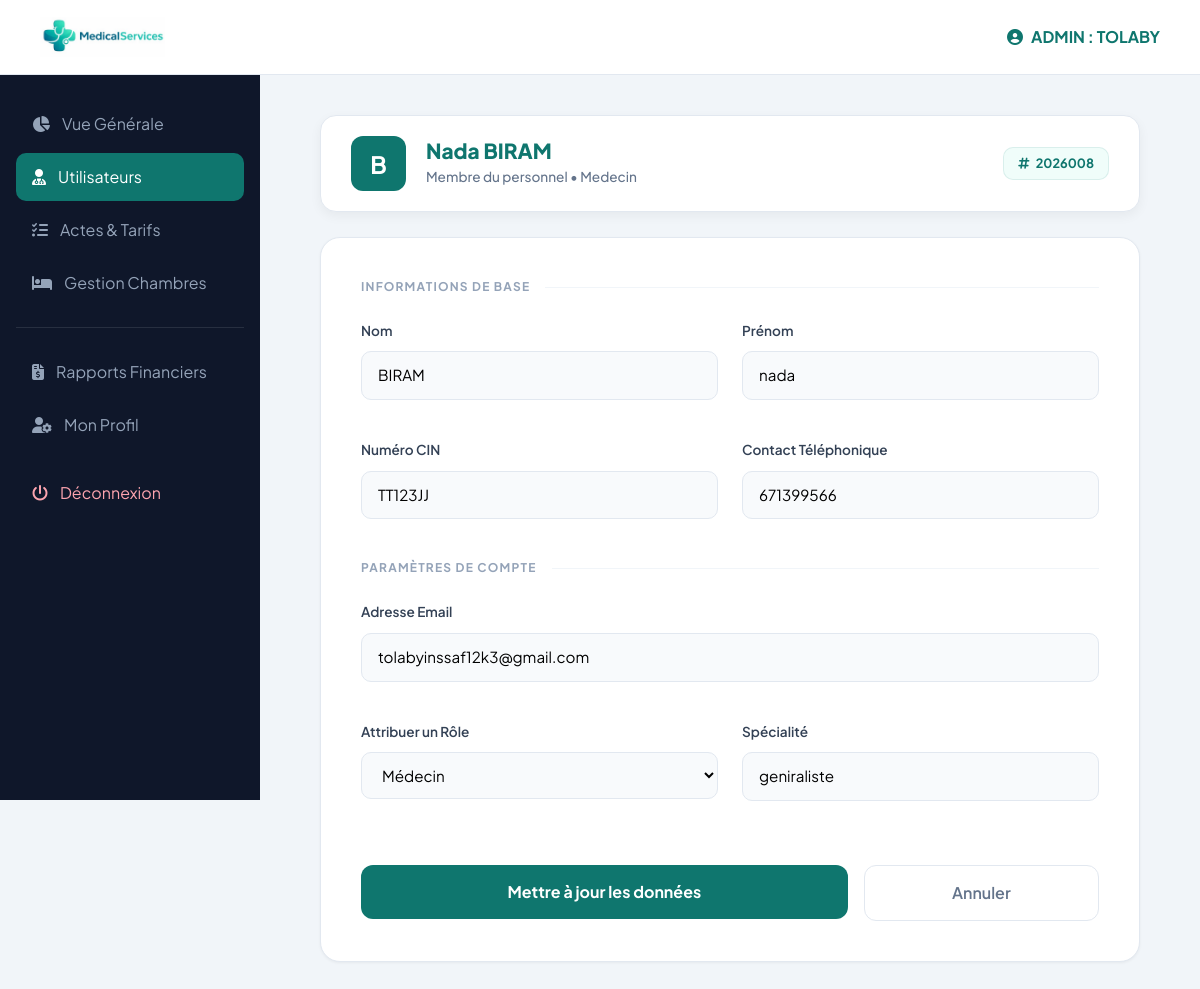
The page /connexion_admin/modifier_utilisateur.php?id=13 (signed in) on the database its author committed.
### tables this page shows
CREATE TABLE `utilisateurs` (
  `id_user` int(11) NOT NULL,
  `cin` varchar(255) NOT NULL,
  `matricule` varchar(255) NOT NULL,
  `nom` varchar(50) DEFAULT NULL,
  `prenom` varchar(50) DEFAULT NULL,
  `email` varchar(50) DEFAULT NULL,
  `mot_de_passe` varchar(255) DEFAULT NULL,
  `telephone` int(11) NOT NULL,
  `adresse` text NOT NULL,
  `photo` varchar(255) NOT NULL DEFAULT '''default_avatar.png''',
  `role` enum('infirmier','admin','medecin','secretaire') DEFAULT NULL,
  `specialite` varchar(255) NOT NULL DEFAULT 'Généraliste',
  `statut_compte` enum('actif','suspendu','conge') NOT NULL,
  `date_embauche` date NOT NULL DEFAULT current_timestamp(),
  `derniere_connexion` datetime DEFAULT NULL,
  `created_at` timestamp NOT NULL DEFAULT current_timestamp()
);

### connexion_admin/modifier_utilisateur.php (the view, shortened to what this page needs)
<?php
include("../config/connexion.php");
$user_id = $_SESSION['user_id'];
$stmt_admin = $pdo->prepare("SELECT nom, prenom FROM utilisateurs WHERE id_user = ?");
$stmt_admin->execute([$user_id]);
$admin = $stmt_admin->fetch(PDO::FETCH_ASSOC);
$id_edit = (int)$_GET['id'];
$stmt = $pdo->prepare("SELECT * FROM utilisateurs WHERE id_user = ?");
$stmt->execute([$id_edit]);
$user = $stmt->fetch(PDO::FETCH_ASSOC);
?>
<!DOCTYPE html>
<html lang="fr">
<head>
    <link rel="stylesheet" href="https://cdnjs.cloudflare.com/ajax/libs/font-awesome/6.5.0/css/all.min.css">
    <link href="https://cdn.jsdelivr.net/npm/bootstrap@5.3.2/dist/css/bootstrap.min.css" rel="stylesheet">
</head>
<body>
<header>
    <img src="../images/logo_app2.png" alt="Logo" style="height: 40px;">
    <div class="user-pill d-flex align-items-center gap-2" style="color: var(--primary); font-weight: 700;">
        <i class="fa-solid fa-circle-user"></i>
        <span>ADMIN : <?= strtoupper($admin['nom']) ?></span>
    </div>
</header>
 <aside class="sidebar">
        <a href="dashboard_admin.php" ><i class="fa-solid fa-chart-pie"></i> Vue Générale</a>
        <a href="utilisateurs.php" class="active"><i class="fa-solid fa-user-md"></i> Utilisateurs</a>
        <a href="prestations.php" ><i class="fa-solid fa-list-check"></i> Actes & Tarifs</a>
        <a href="chambres.php"><i class="fa-solid fa-bed"></i> Gestion Chambres</a>
        <div style="height: 1px; background: rgba(255,255,255,0.1); margin: 20px 0;"></div>
        <a href="facturation_list.php"><i class="fa-solid fa-file-invoice-dollar"></i> Rapports Financiers</a>
        <a href="profil.php" class="<?= basename($_SERVER['PHP_SELF']) == 'profil.php' ? 'active' : '' ?>">
        <i class="fa-solid fa-user-gear"></i> Mon Profil
        </a>
        <a href="../logout.php" style="color: #fda4af; margin-top: 20px;"><i class="fa-solid fa-power-off"></i> Déconnexion</a>
    </aside>
<div class="main-wrapper">
    <main class="content-container">
        <div class="profile-sticky-card">
            <div class="profile-info-left">
                <div class="profile-avatar">
                    <?= strtoupper(substr($user['nom'], 0, 1)) ?>
                </div>
                <div class="profile-details">
                    <h2><?= htmlspecialchars($user['prenom'] . ' ' . $user['nom']) ?></h2>
                    <span class="role-indicator">Membre du personnel • <?= ucfirst($user['role']) ?></span>
                </div>
            </div>
            <div class="matricule-badge">
                <i class="fa-solid fa-hashtag me-1"></i> <?= $user['matricule'] ?>
            </div>
        </div>
        <div class="form-card">
            <form method="POST" class="form-body">
                <span class="form-section-title">Informations de base</span>
                <div class="row mb-4">
                    <div class="col-md-6 mb-3">
                        <label>Nom</label>
                        <input type="text" name="nom" value="<?= htmlspecialchars($user['nom']) ?>" required>
                    </div>
                    <div class="col-md-6 mb-3">
                        <label>Prénom</label>
                        <input type="text" name="prenom" value="<?= htmlspecialchars($user['prenom']) ?>" required>
                    </div>
                </div>
                <div class="row mb-4">
                    <div class="col-md-6 mb-3">
                        <label>Numéro CIN</label>
                        <input type="text" name="cin" value="<?= htmlspecialchars($user['cin']) ?>" required>
                    </div>
                    <div class="col-md-6 mb-3">
                        <label>Contact Téléphonique</label>
                        <input type="text" name="telephone" value="<?= htmlspecialchars($user['telephone']) ?>" required>
                    </div>
                </div>
                <span class="form-section-title">Paramètres de compte</span>
                <div class="row mb-4">
                    <div class="col-md-12 mb-3">
                        <label>Adresse Email</label>
                        <input type="email" name="email" value="<?= htmlspecialchars($user['email']) ?>" required>
                    </div>
                </div>
                <div class="row mb-5">
                    <div class="col-md-6 mb-3">
                        <label>Attribuer un Rôle</label>
                        <select name="role" id="role" onchange="checkRole()">
                            <option value="medecin" <?= $user['role'] == 'medecin' ? 'selected' : '' ?>>Médecin</option>
                        </select>
                    </div>
                    <div class="col-md-6 mb-3" id="specDiv" style="display: <?= $user['role'] == 'medecin' ? 'block' : 'none' ?>;">
                        <label>Spécialité</label>
                        <input type="text" name="specialite" value="<?= htmlspecialchars($user['specialite']) ?>" placeholder="ex: Pédiatrie">
                    </div>
                </div>
                <div class="row g-3">
                    <div class="col-md-8">
                        <button type="submit" name="modifier" class="btn-update">
                            Mettre à jour les données
                        </button>
                    </div>
                    <div class="col-md-4">
                        <a href="utilisateurs.php" class="btn btn-cancel">Annuler</a>
                    </div>
                </div>
            </form>
        </div>
    </main>
</div>
</body>
</html>

### connexion_admin/modifier_utilisateur.php (style rules this page uses)
:root { --primary: #0f766e; --primary-light: #f0fdfa; --sidebar-bg: #0f172a; --bg-body: #f1f5f9; --border-color: #e2e8f0; --input-bg: #f8fafc; }
body { background: var(--bg-body); font-family: 'Plus Jakarta Sans', sans-serif; margin: 0; display: flex; min-height: 100vh; color: #1e293b; }
header { background: #ffffff; padding: 0 40px; height: 75px; display: flex; justify-content: space-between; align-items: center; border-bottom: 1px solid var(--border-color); position: fixed; width: 100%; top: 0; z-index: 1050; }
.sidebar { width: 260px; background: var(--sidebar-bg); height: 100vh; position: fixed; top: 0; padding: 100px 16px 24px; z-index: 1000; }
.sidebar a { display: flex; align-items: center; gap: 12px; color: #94a3b8; text-decoration: none; padding: 12px 16px; border-radius: 10px; margin-bottom: 5px; transition: 0.3s; }
.sidebar a:hover, .sidebar a.active { background: var(--primary); color: #ffffff; }
.main-wrapper { flex: 1; margin-left: 260px; padding-top: 75px; }
.content-container { padding: 40px; max-width: 900px; margin: 0 auto; }
.profile-sticky-card { position: sticky; top: 95px; z-index: 900; background: #ffffff; border-radius: 16px; padding: 20px 30px; margin-bottom: 25px; border: 1px solid var(--border-color); display: flex; align-items: center; justify-content: space-between; box-shadow: 0 4px 12px rgba(0,0,0,0.05); }
.profile-info-left { display: flex; align-items: center; gap: 20px; }
.profile-avatar { width: 55px; height: 55px; background: var(--primary); color: #ffffff; border-radius: 12px; display: flex; align-items: center; justify-content: center; font-size: 1.5rem; font-weight: 700; }
.profile-details h2 { margin: 0; font-size: 1.3rem; font-weight: 800; color: var(--primary); text-transform: capitalize; }
.role-indicator { font-size: 0.85rem; color: #64748b; font-weight: 500; }
.matricule-badge { background: var(--primary-light); color: var(--primary); padding: 6px 14px; border-radius: 10px; font-size: 0.8rem; font-weight: 700; border: 1px solid rgba(15, 118, 110, 0.1); }
.form-card { background: #ffffff; border-radius: 20px; border: 1px solid var(--border-color); box-shadow: 0 1px 3px rgba(0,0,0,0.05); }
.form-body { padding: 40px; }
.form-section-title { font-size: 0.75rem; font-weight: 700; color: #94a3b8; text-transform: uppercase; letter-spacing: 0.1em; margin-bottom: 25px; display: flex; align-items: center; gap: 15px; }
.form-section-title::after { content: ""; flex: 1; height: 1px; background: #f1f5f9; }
label { font-size: 0.85rem; font-weight: 600; color: #334155; margin-bottom: 10px; display: block; }
input, select { width: 100%; padding: 12px 16px; background-color: var(--input-bg); border: 1.5px solid var(--border-color); border-radius: 10px; font-size: 0.95rem; transition: 0.2s; }
.btn-update { background: var(--primary); color: white; border: none; padding: 15px; border-radius: 12px; font-weight: 700; width: 100%; transition: 0.3s; }
.btn-cancel { background: #fff; color: #64748b; border: 1.5px solid var(--border-color); padding: 15px; border-radius: 12px; font-weight: 600; width: 100%; text-decoration: none; display: block; text-align: center; }

### rows shown on the page
utilisateurs: nom "TOLABY"
utilisateurs: nom "B", prenom+nom "Nada BIRAM", role "Medecin", matricule "2026008", nom "BIRAM", prenom "nada", cin "TT123JJ", telephone "671399566", email "tolabyinssaf12k3@gmail.com", role "Médecin", specialite "geniraliste"
